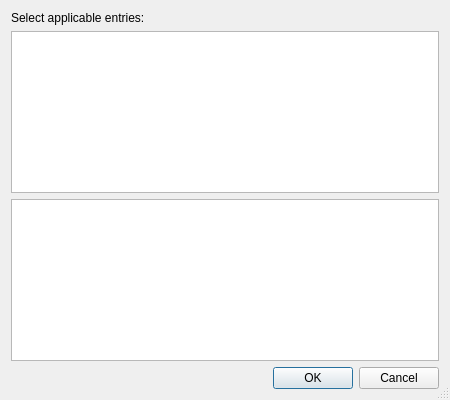
<?xml version="1.0" encoding="UTF-8"?>
<ui version="4.0">
 <class>DotDesktopListSelectionDialog</class>
 <widget class="QDialog" name="DotDesktopListSelectionDialog">
  <property name="geometry">
   <rect>
    <x>0</x>
    <y>0</y>
    <width>450</width>
    <height>400</height>
   </rect>
  </property>
  <property name="windowTitle">
   <string>Select Entries</string>
  </property>
  <property name="sizeGripEnabled">
   <bool>true</bool>
  </property>
  <layout class="QVBoxLayout" name="verticalLayout">
   <item>
    <widget class="QLabel" name="label">
     <property name="text">
      <string>Select applicable entries:</string>
     </property>
    </widget>
   </item>
   <item>
    <widget class="QListWidget" name="entriesList">
     <property name="alternatingRowColors">
      <bool>true</bool>
     </property>
     <property name="selectionMode">
      <enum>QAbstractItemView::ExtendedSelection</enum>
     </property>
     <property name="sortingEnabled">
      <bool>true</bool>
     </property>
    </widget>
   </item>
   <item>
    <widget class="QListWidget" name="subList">
     <property name="alternatingRowColors">
      <bool>true</bool>
     </property>
     <property name="selectionMode">
      <enum>QAbstractItemView::ExtendedSelection</enum>
     </property>
     <property name="sortingEnabled">
      <bool>true</bool>
     </property>
    </widget>
   </item>
   <item>
    <widget class="QDialogButtonBox" name="buttonBox">
     <property name="orientation">
      <enum>Qt::Horizontal</enum>
     </property>
     <property name="standardButtons">
      <set>QDialogButtonBox::Cancel|QDialogButtonBox::Ok</set>
     </property>
    </widget>
   </item>
  </layout>
 </widget>
 <tabstops>
  <tabstop>entriesList</tabstop>
  <tabstop>subList</tabstop>
  <tabstop>buttonBox</tabstop>
 </tabstops>
 <resources/>
 <connections>
  <connection>
   <sender>buttonBox</sender>
   <signal>accepted()</signal>
   <receiver>DotDesktopListSelectionDialog</receiver>
   <slot>accept()</slot>
   <hints>
    <hint type="sourcelabel">
     <x>248</x>
     <y>254</y>
    </hint>
    <hint type="destinationlabel">
     <x>157</x>
     <y>274</y>
    </hint>
   </hints>
  </connection>
  <connection>
   <sender>buttonBox</sender>
   <signal>rejected()</signal>
   <receiver>DotDesktopListSelectionDialog</receiver>
   <slot>reject()</slot>
   <hints>
    <hint type="sourcelabel">
     <x>316</x>
     <y>260</y>
    </hint>
    <hint type="destinationlabel">
     <x>286</x>
     <y>274</y>
    </hint>
   </hints>
  </connection>
 </connections>
</ui>
